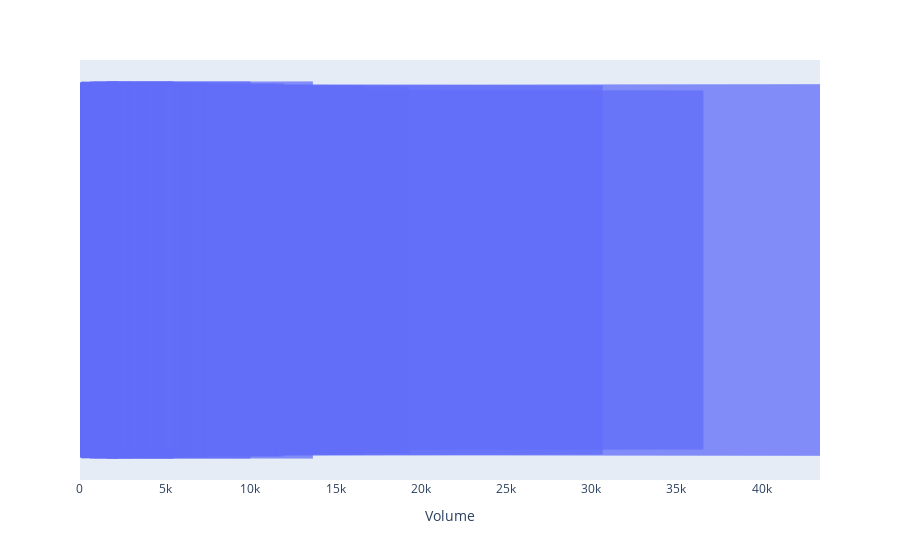

The code cell stored with this chart in its notebook:
### Code cell
import plotly.express as px
data = dict(
    number=[bnb_range['Open'],bnb_range['High'],bnb_range['Low'],bnb_range['Close']],
    stage=[ "Open", "High", "Low", "Close"])
fig = px.funnel(bnb_range, x=bnb_range['Volume'], y=bnb_range['Open'])
fig.show()

### Figure 1 — Plotly figure (JSON) as saved in the notebook; plotly's stock layout.template omitted (floating-point values rounded to 4 significant figures; data arrays with more than 128 entries replaced by an {"elided": "..."} marker saying what was removed)
{"data": [{"hovertemplate": "Volume=%{x}<br>Open=%{y}<extra></extra>", "legendgroup": "", "marker": {"color": "#636efa"}, "name": "", "orientation": "v", "showlegend": false, "type": "funnel", "x": {"elided": "500 float values"}, "xaxis": "x", "y": {"elided": "500 float values"}, "yaxis": "y"}], "layout": {"legend": {"tracegroupgap": 0}, "margin": {"t": 60}, "xaxis": {"anchor": "y", "domain": [0, 1], "title": {"text": "Volume"}}, "yaxis": {"anchor": "x", "domain": [0, 1], "title": {"text": "Open"}}}}
